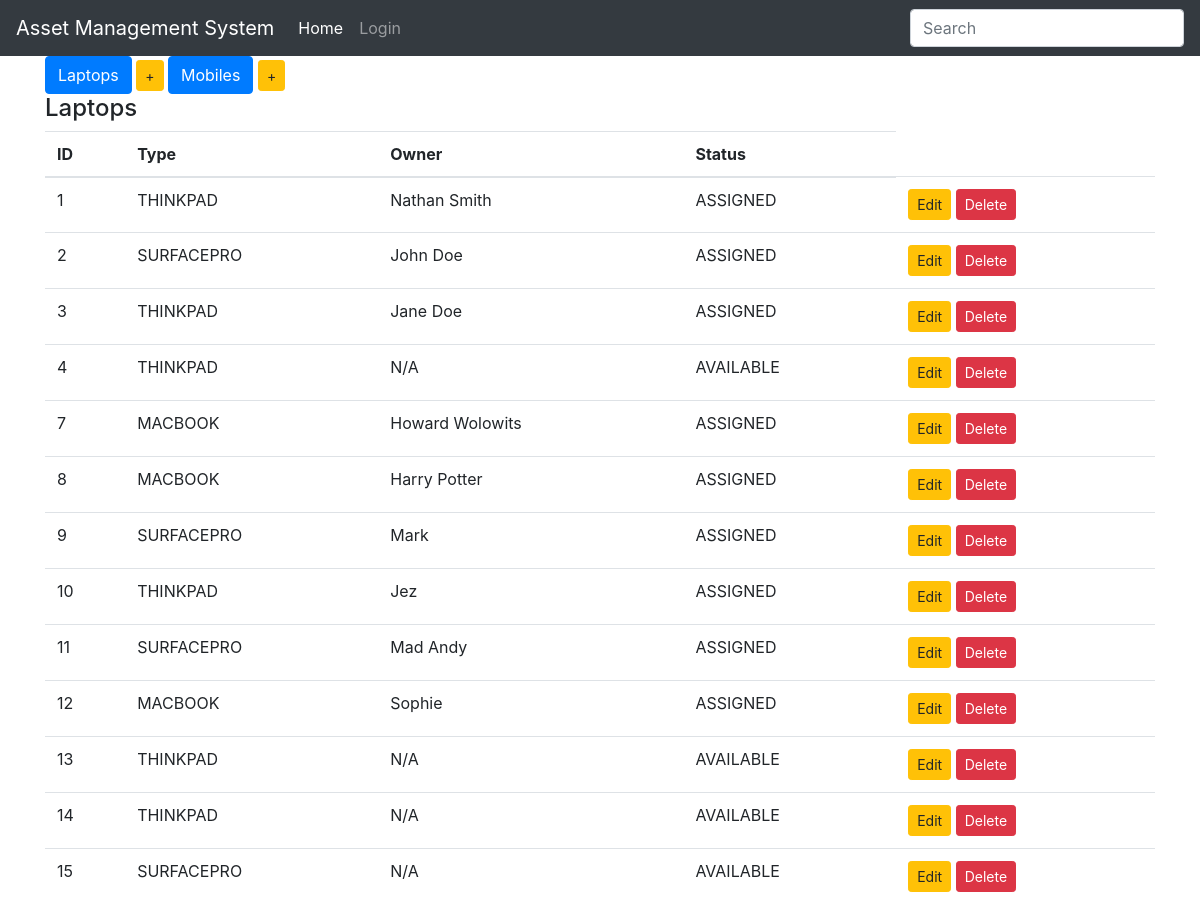
The app's page /display_laptops, older data.
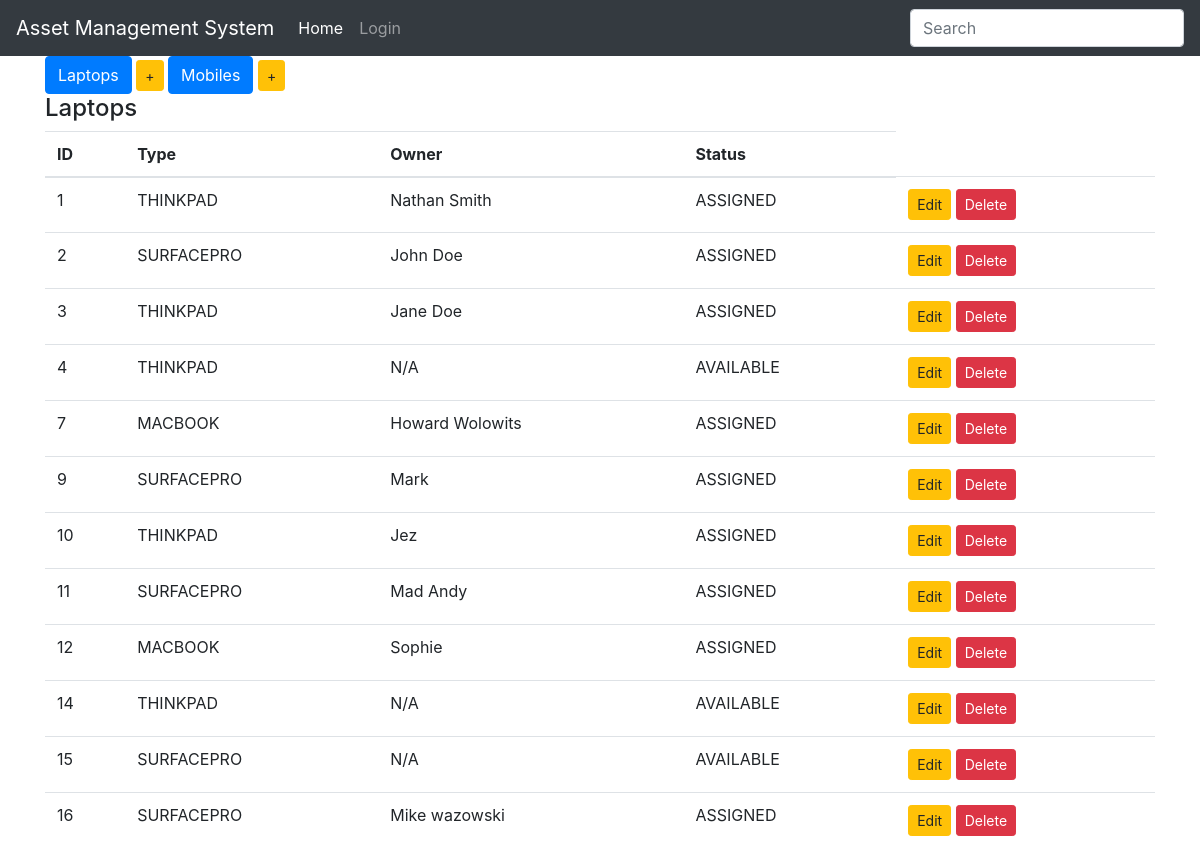
The same page, newer data.
### inventory/models.py (models this page shows, shortened)
class Laptop(models.Model):
    type_choices = (
        ('SURFACEPRO', 'Surface Pro'),
        ('MACBOOK', 'MacBook'),
        ('THINKPAD', 'Thinkpad')
    )
    type = models.CharField(max_length=100, choices=type_choices, blank=False)
    owner = models.CharField(max_length=100, blank=False) #This needs changing to a User
    status_choices = (
        ('AVAILABLE', 'Device is available to be assigned'),
        ('ASSIGNED', 'Device is assigned to a staff member'),
        ('SETUP_REQUIRED', 'This device needs setting up before it can be assigned'),
    )
    status =models.CharField(max_length=100, choices=status_choices, blank=False)

### inventory/views.py (the view)
# urls.py: re_path(r'^display_laptops$', display_laptops, name='display_laptops'),
def display_laptops(request):
    items = Laptop.objects.all()
    context = {
        'items' : items,
        'header' : 'Laptops',
    }
    return render(request, 'inventory/index.html', context)

### inventory/templates/inventory/index.html
{% extends 'inventory/base.html' %}
{% block body%}
    <div class="button-group">
        <a href="{% url 'display_laptops' %}" class="btn btn-primary btn-md" role="button">Laptops</a>
        <a href="{% url 'add_laptop' %}" class="btn btn-warning btn-sm" role="button"> +</a>
        <a href="{% url 'display_mobiles' %}" class="btn btn-primary btn-md" role="button">Mobiles</a>
        <a href="{% url 'add_mobile' %}" class="btn btn-warning btn-sm" role="button"> +</a>
    </div>
    <h4>{{ header }}</h4>
    <table class="table table-hover">
        <thead>
            <tr>
                <th>ID</th>
                <th>Type</th>
                <th>Owner</th>
                <th>Status</th>
            </tr>
        </thead>
        <tbody>
            {% for item in items %}
                <tr>
                    <td>{{ item.pk }}</td>
                    <td>{{ item.type }}</td>
                    <td>{{ item.owner }}</td>
                    <td>{{ item.status }}</td>
                    {% if header == "Laptops" %}
                    <td>
                        <a href="{% url 'edit_laptop' item.pk %}" class="btn btn-warning btn-sm" role="button">Edit</a>
                        <a href="{% url 'delete_laptop' item.pk %}" class="btn btn-danger btn-sm" role="button">Delete</a>
                    </td>
                    {% elif header == "Mobiles" %}
                    <td>
                        <a href="{% url 'edit_mobile' item.pk %}" class="btn btn-warning btn-sm" role="button">Edit</a>
                        <a href="{% url 'delete_mobile' item.pk %}" class="btn btn-danger btn-sm" role="button">Delete</a>
                    </td>
                    {% endif %}
                </tr>
            {% endfor %}
        </tbody>
    </table>
{% endblock %}

Row changes from the older to the newer data that the page shows:
removed Laptop: pk "8", type "MACBOOK", owner "Harry Potter", status "ASSIGNED"
removed Laptop: pk "13", type "THINKPAD", owner "N/A", status "AVAILABLE"
added Laptop: pk "16", type "SURFACEPRO", owner "Mike wazowski", status "ASSIGNED"
